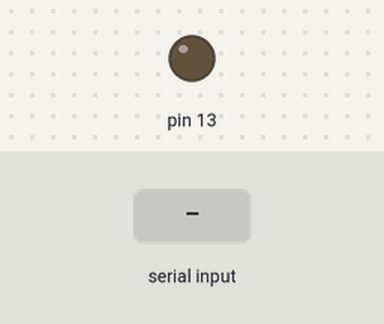
This sketch was run on a simulated Arduino Uno, built with avr-gcc and run on an emulated ATmega328P. Shown: output pins drawn as LEDs (lit = HIGH). Inputs (shaded band) come from the test bench.

Above: at 1.2 s.
1.3 s: "1" received over Serial
At 1.7 s:
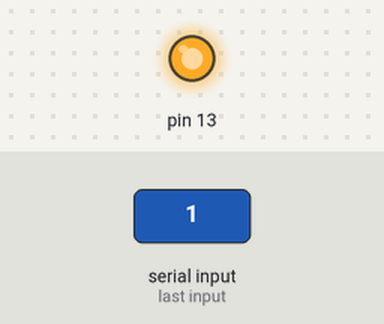
2.8 s: "0" received over Serial
At 4.0 s:
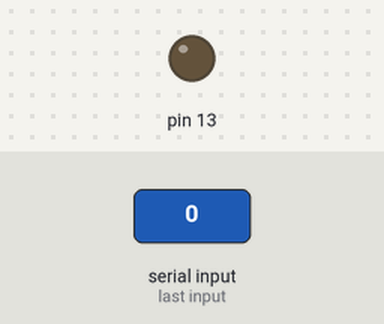
Timing chart, 0 to 5.8 s (numbered marks = the images above; inputs shaded):
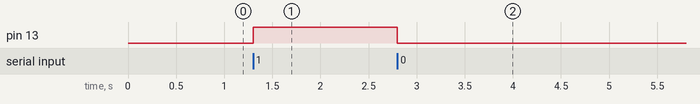

Measured:
- after the input at 1.3 s, pin 13: LOW → HIGH at once
- after the input at 2.8 s, pin 13: HIGH → LOW at once

The sketch:

Serial.ino
```cpp
int time = 1000;

void setup() {
 Serial.begin(9600);
 pinMode(13, OUTPUT);
}

void loop() {
 if(Serial.available())
 {
  int swt = Serial.read();
  if(swt==49)
 {
  digitalWrite(13,1);
  delay(time);
 }
  else
  {
  digitalWrite(13,0);
  delay(time);
 }
 }
}
```
